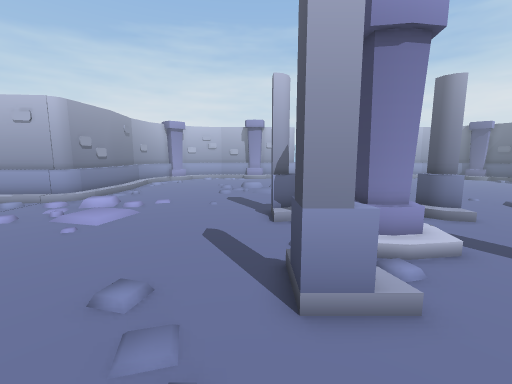
[1] (above)

20 first-person views from a walk through a Unity game level. The camera is 1.3 m above the floor, tilts 8° down and sees 90° across. Doors are open. The floor is counted in squares, 0.5 m on a side. Each view is taken from the middle of a square. On the plan, view 1 faces up. The plan holds only what a view shows up to about 18 squares ahead; the rest is blank. The place goes on beyond the plan. The player is left out. Some animated figures are not drawn.

[2]
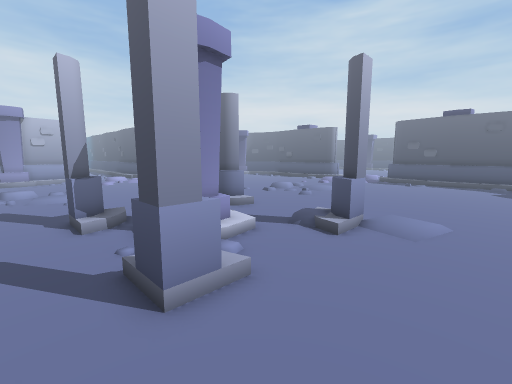

[3]
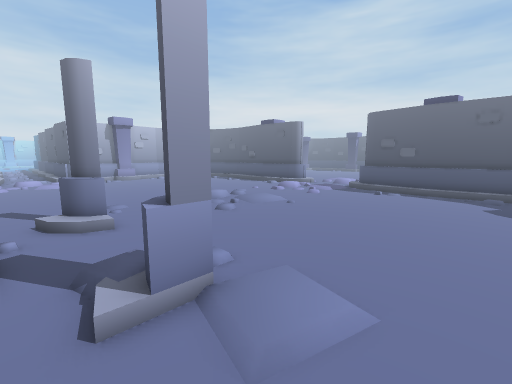

[4]
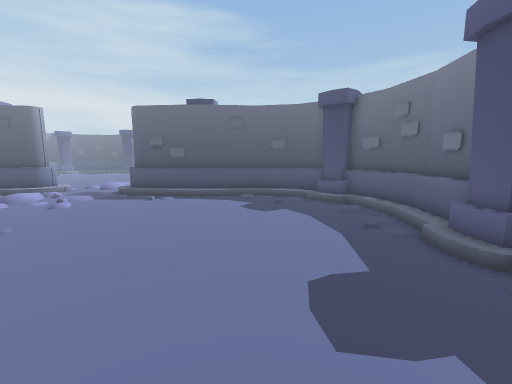

[5]
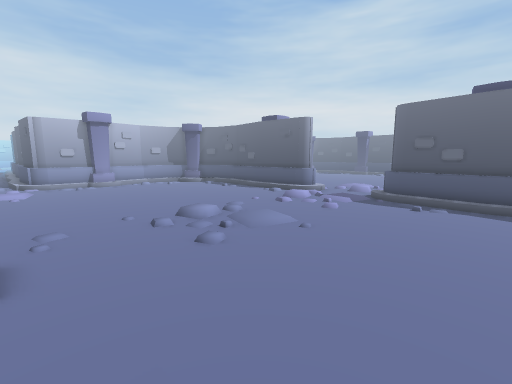

[6]
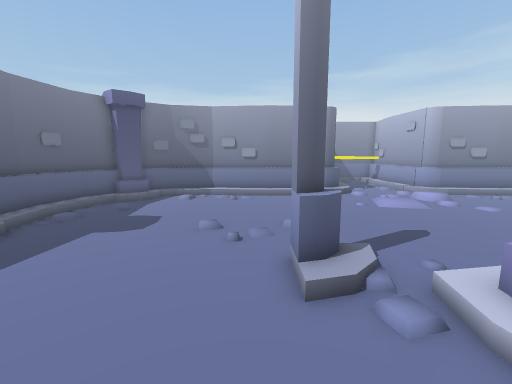

[7]
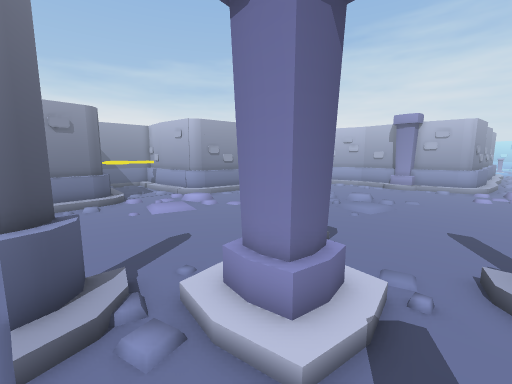

[8]
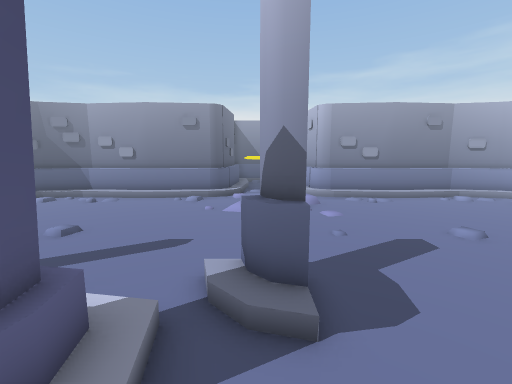

[9]
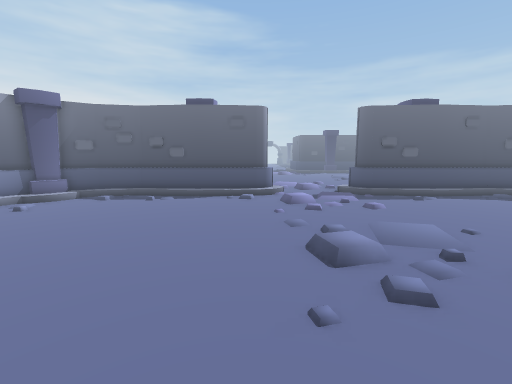

[10]
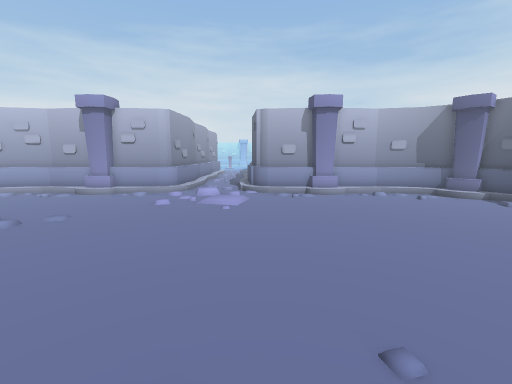

[11]
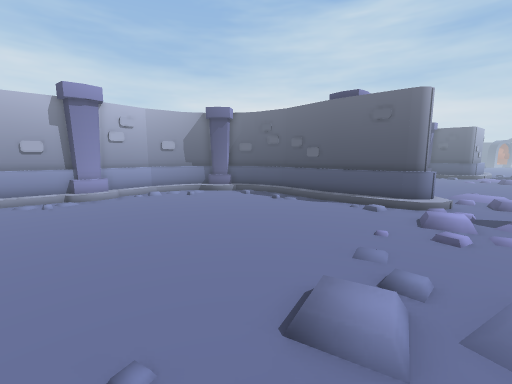

[12]
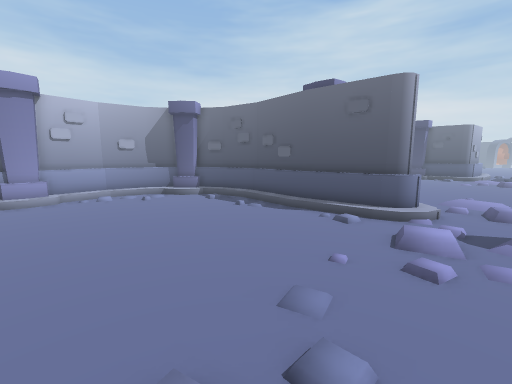

[13]
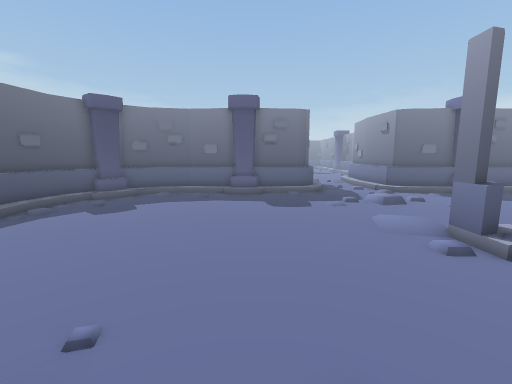

[14]
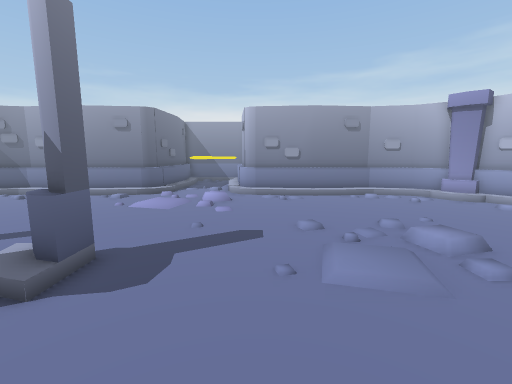

[15]
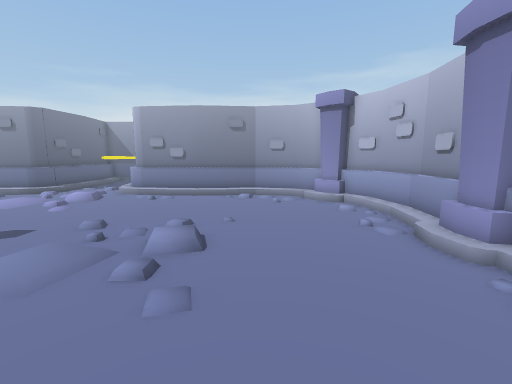

[16]
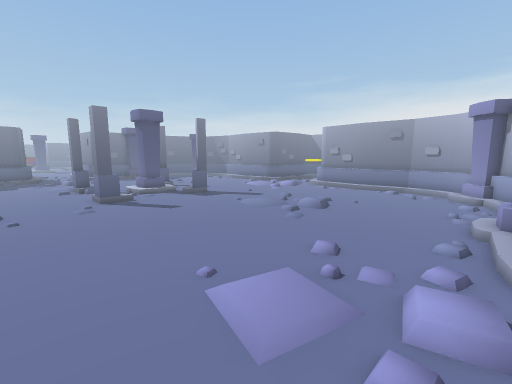

[17]
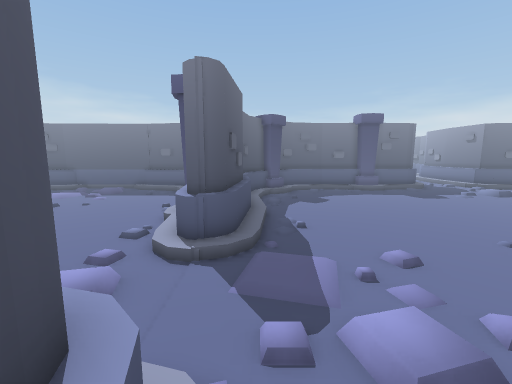

[18]
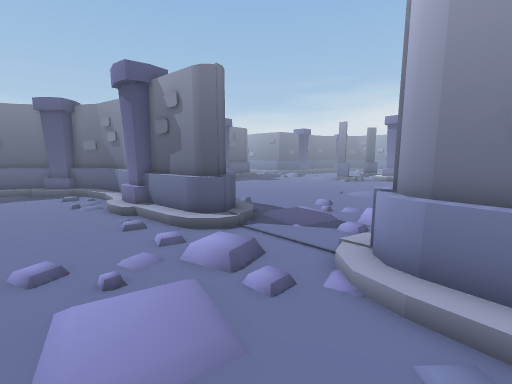

[19]
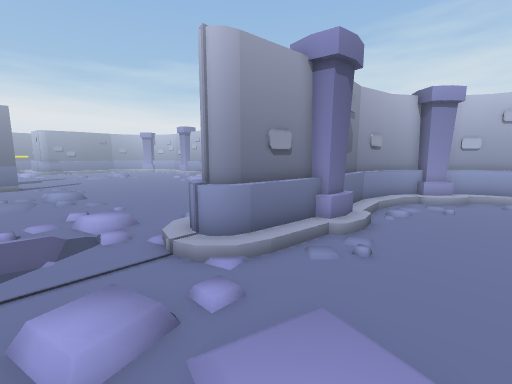

[20]
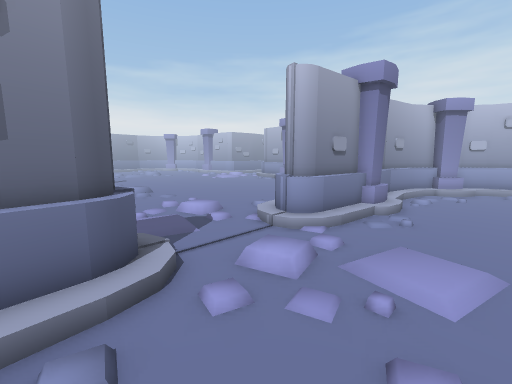

### Floor plan
Key: @ floor where view 1 was taken; # wall or solid block; . main floor; : floor 0.25 m higher than the main floor; / step, stairs or slope; = window, fence, low wall or low ledge; ^ raised ledge.
Columns run from 11 left of view 1 to 34 right of it. Each row starts with its distance up from view 1.
 30   ###=////##=////.:    ///##=#  ==^#      ##==
 29  ###///...//////...:......////..../##    ##=//
 28 ###:............................../###  ###/..
 27 #=/................................//## #=/...
 26 #/...................................=###/....
 25 #/...................................=###/....
 24 #//................................../##=/....
 23 ^//................................../##=.....
 22 #//.......::.........................=###/....
 21 #/.........:.........................=###/....
 20 #/...................................=###/....
 19 #/...................................=###/....
 18 #/.................................../###/....
 17 #/..................................//###.....
 16 #/.................................../##=.....
 15 =..................................../=#/.....
 14 ..::......................::......::.///......
 13 ...:.......................:.......:..........
 12 ............#=..../##....................:....
 11 ............#=..../=#.........................
 10  ...........//...../..................//......
  9 =............/##/..................../=#/.....
  8 #//........../##/..................../##=.....
  7 ^//.........//##/..................../###/....
  6 #//.........//./...:.................=###/....
  5 #/..........#=..../=#................=# #/....
  4 #/..........#=..../##................=# #/....
  3 #/...................................=# #/....
  2 #/.................................../# #/....
  1 #/..................................//# #/....
  0 #/.........@........................./# #/....
 -1 #//..................................=# #/....
 -2 #/................::.................=# #/....
 -3 ##/............... :...............//^# ##/...
 -4  ##/.............  ...............//##  ###/..
 -5   ##/..///// ....  ..../////...././##    ###/
 -6   ##==////               /###////=##       #==

Positions as (right, up) in squares from view 1, and headings:
1: (0, 0), facing up
2: (-1, 0), facing up-right
3: (6, 0), facing up-right
4: (9, 0), facing right
5: (9, 3), facing up-right
6: (7, 3), facing left
7: (7, 4), facing up-left
8: (6, 11), facing left
9: (9, 16), facing right
10: (11, 12), facing up
11: (12, 12), facing up-right
12: (15, 12), facing up-right
13: (15, 12), facing down
14: (7, 16), facing left
15: (7, 24), facing left
16: (13, 30), facing down-left
17: (26, 17), facing down
18: (34, 17), facing down-left
19: (34, 11), facing up-left
20: (34, 7), facing up-left
